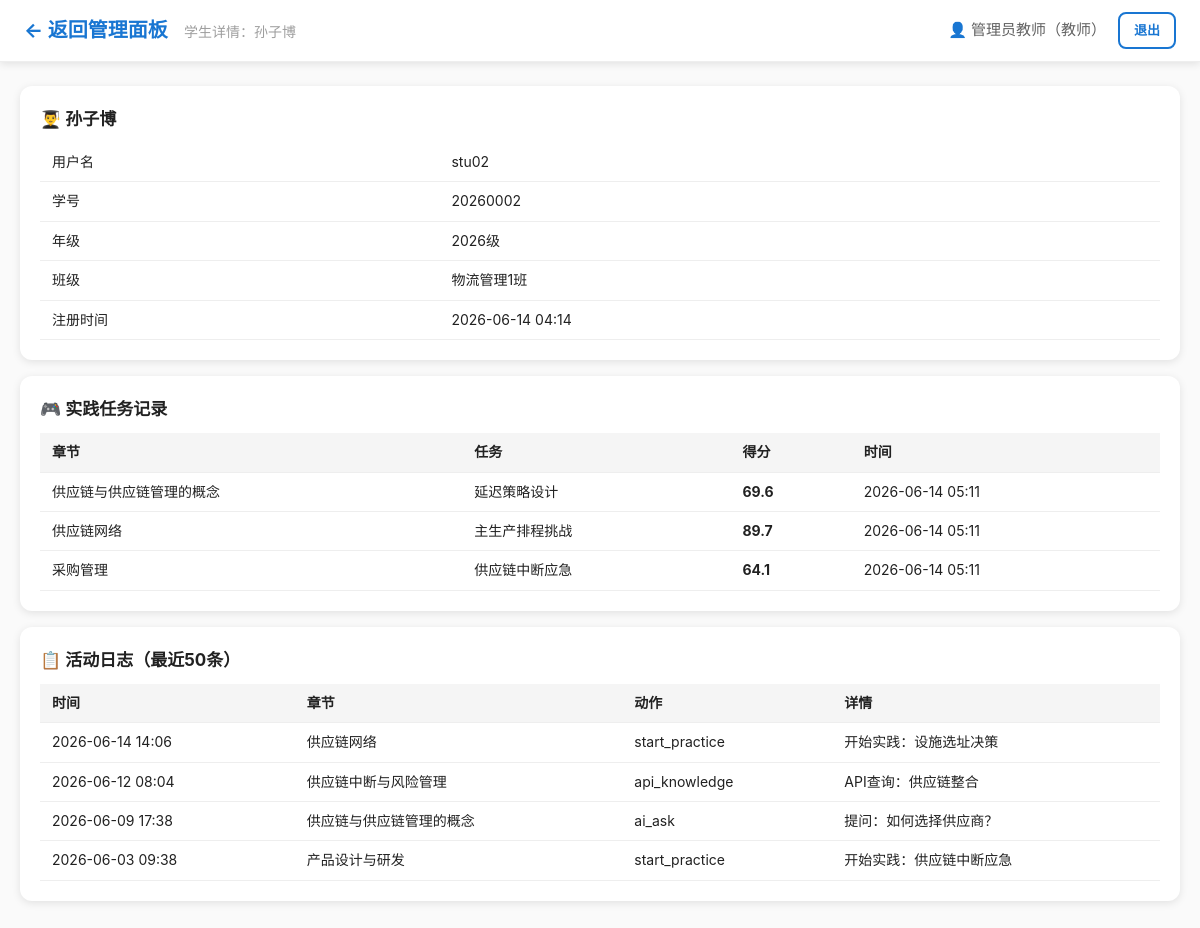
/teacher/student/3 (signed in), run on the app's committed database.
### tables this page shows
CREATE TABLE users (
            id INTEGER PRIMARY KEY AUTOINCREMENT,
            username TEXT UNIQUE NOT NULL,
            password_hash TEXT NOT NULL,
            role TEXT NOT NULL CHECK(role IN ('teacher','student')),
            realname TEXT NOT NULL,
            student_id TEXT,
            grade TEXT,
            class_name TEXT,
            created_at TIMESTAMP DEFAULT CURRENT_TIMESTAMP
        );

CREATE TABLE practice_results (
            id INTEGER PRIMARY KEY AUTOINCREMENT,
            user_id INTEGER NOT NULL,
            username TEXT NOT NULL,
            chapter TEXT NOT NULL,
            task_name TEXT NOT NULL,
            score REAL,
            detail TEXT,
            created_at TIMESTAMP DEFAULT CURRENT_TIMESTAMP,
            FOREIGN KEY(user_id) REFERENCES users(id)
        );

CREATE TABLE activity_log (
            id INTEGER PRIMARY KEY AUTOINCREMENT,
            user_id INTEGER NOT NULL,
            username TEXT NOT NULL,
            chapter TEXT NOT NULL,
            action TEXT NOT NULL,
            detail TEXT,
            created_at TIMESTAMP DEFAULT CURRENT_TIMESTAMP,
            FOREIGN KEY(user_id) REFERENCES users(id)
        );

### app.py (the view)
@app.route('/teacher/student/<int:student_id>')
@teacher_required
def student_detail(student_id):
    db = get_db()
    student = db.execute("SELECT * FROM users WHERE id=? AND role='student'", (student_id,)).fetchone()
    if not student:
        db.close()
        flash('学生不存在', 'error')
        return redirect(url_for('teacher_dashboard'))
    activities = db.execute(
        "SELECT * FROM activity_log WHERE user_id=? ORDER BY created_at DESC LIMIT 50",
        (student_id,)
    ).fetchall()
    practices = db.execute(
        "SELECT * FROM practice_results WHERE user_id=? ORDER BY created_at DESC",
        (student_id,)
    ).fetchall()
    db.close()
    return render_template('student_detail.html', student=student, activities=activities, practices=practices)

### app.py (called while the page is built)
def get_db():
    db = sqlite3.connect(DATABASE)
    db.row_factory = sqlite3.Row
    db.execute("PRAGMA journal_mode=WAL")
    return db

def teacher_required(f):
    @wraps(f)
    def decorated(*args, **kwargs):
        if 'user_id' not in session:
            return redirect(url_for('login_page'))
        if session.get('role') != 'teacher':
            flash('需要教师权限', 'error')
            return redirect(url_for('dashboard'))
        return f(*args, **kwargs)
    return decorated

### templates/student_detail.html (shortened to what this page needs)
<!DOCTYPE html>
<html lang="zh-CN">
<head>
    <link rel="stylesheet" href="{{ url_for('static', filename='css/style.css') }}">
</head>
<body>
    <nav class="navbar">
        <div class="nav-left">
            <a href="{{ url_for('teacher_dashboard') }}" class="nav-brand">← 返回管理面板</a>
            <span class="nav-subtitle">学生详情：{{ student.realname }}</span>
        </div>
        <div class="nav-right">
            <span class="nav-user">👤 {{ session.get('realname') }}（教师）</span>
            <a href="{{ url_for('logout') }}" class="btn btn-sm btn-outline">退出</a>
        </div>
    </nav>
    <div class="container">
        <div class="content-card">
            <h3>👨‍🎓 {{ student.realname }}</h3>
            <table class="data-table">
                <tr><td>用户名</td><td>{{ student.username }}</td></tr>
                <tr><td>学号</td><td>{{ student.student_id or '-' }}</td></tr>
                <tr><td>年级</td><td>{{ student.grade or '-' }}</td></tr>
                <tr><td>班级</td><td>{{ student.class_name or '-' }}</td></tr>
                <tr><td>注册时间</td><td>{{ student.created_at[:16] }}</td></tr>
            </table>
        </div>
        <div class="content-card">
            <h3>🎮 实践任务记录</h3>
            {% if practices %}
            <table class="data-table">
                <tr><th>章节</th><th>任务</th><th>得分</th><th>时间</th></tr>
                {% for p in practices %}
                <tr>
                    <td>{{ p.chapter }}</td>
                    <td>{{ p.task_name }}</td>
                    <td><strong>{{ p.score }}</strong></td>
                    <td>{{ p.created_at[:16] }}</td>
                </tr>
                {% endfor %}
            </table>
            {% else %}
            <p class="text-muted">暂无实践记录</p>
            {% endif %}
        </div>
        <div class="content-card">
            <h3>📋 活动日志（最近50条）</h3>
            {% if activities %}
            <table class="data-table">
                <tr><th>时间</th><th>章节</th><th>动作</th><th>详情</th></tr>
                {% for a in activities %}
                <tr>
                    <td>{{ a.created_at[:16] }}</td>
                    <td>{{ a.chapter }}</td>
                    <td>{{ a.action }}</td>
                    <td>{{ a.detail[:60] if a.detail else '-' }}</td>
                </tr>
                {% endfor %}
            </table>
            {% else %}
            <p class="text-muted">暂无活动记录</p>
            {% endif %}
        </div>
    </div>
</body>
</html>

### static/css/style.css (style rules this page uses)
*, *::before, *::after { box-sizing: border-box; margin: 0; padding: 0; }
:root { --primary: #1976D2; --primary-dark: #1565C0; --primary-light: #E3F2FD; --success: #4CAF50; --warning: #FF9800; --danger: #F44336; --gray-50: #FAFAFA; --gray-100: #F5F5F5; --gray-200: #EEEEEE; --gray-300: #E0E0E0; --gray-500: #9E9E9E; --gray-700: #616161; --gray-900: #212121; --white: #FFFFFF; --shadow: 0 2px 8px rgba(0,0,0,0.1); --shadow-lg: 0 4px 24px rgba(0,0,0,0.12); --radius: 12px; --radius-sm: 8px; }
body { font-family: -apple-system, BlinkMacSystemFont, "Segoe UI", "PingFang SC", "Hiragino Sans GB", "Microsoft YaHei", sans-serif; font-size: 15px; line-height: 1.6; color: var(--gray-900); background: var(--gray-50); }
a { color: var(--primary); text-decoration: none; }
.btn { display: inline-block; padding: 10px 20px; border: none; border-radius: var(--radius-sm); font-size: 15px; font-weight: 600; cursor: pointer; transition: all 0.2s; text-align: center; text-decoration: none; }
.btn-outline { background: var(--white); color: var(--primary); border: 2px solid var(--primary); }
.btn-sm { padding: 6px 14px; font-size: 13px; }
.navbar { background: var(--white); border-bottom: 1px solid var(--gray-200); padding: 12px 24px; display: flex; justify-content: space-between; align-items: center; position: sticky; top: 0; z-index: 100; box-shadow: var(--shadow); }
.nav-brand { font-size: 20px; font-weight: 700; color: var(--primary); }
.nav-subtitle { color: var(--gray-500); margin-left: 12px; font-size: 14px; }
.nav-right { display: flex; align-items: center; gap: 12px; }
.nav-user { color: var(--gray-700); font-weight: 500; }
.container { max-width: 1200px; margin: 0 auto; padding: 24px 20px; }
.content-card { background: var(--white); border-radius: var(--radius); padding: 20px; margin-bottom: 16px; box-shadow: var(--shadow); }
.content-card h3 { margin-bottom: 10px; font-size: 17px; }
.data-table { width: 100%; border-collapse: collapse; font-size: 14px; }
.data-table th, .data-table td { padding: 8px 12px; border-bottom: 1px solid var(--gray-200); text-align: left; }
.data-table th { background: var(--gray-100); font-weight: 600; }

### data on the page
users: realname "孙子博", username "stu02", student "20260002", grade "2026级", class_name "物流管理1班", created_at "2026-06-14 04:14"
practice_results: chapter "供应链与供应链管理的概念", task_name "延迟策略设计", score "69.6", created_at "2026-06-14 05:11"
practice_results: chapter "供应链网络", task_name "主生产排程挑战", score "89.7", created_at "2026-06-14 05:11"
practice_results: chapter "采购管理", task_name "供应链中断应急", score "64.1", created_at "2026-06-14 05:11"
activity_log: created_at "2026-06-14 14:06", chapter "供应链网络", action "start_practice", detail "开始实践：设施选址决策"
activity_log: created_at "2026-06-12 08:04", chapter "供应链中断与风险管理", action "api_knowledge", detail "API查询：供应链整合"
activity_log: created_at "2026-06-09 17:38", chapter "供应链与供应链管理的概念", action "ai_ask", detail "提问：如何选择供应商？"
activity_log: created_at "2026-06-03 09:38", chapter "产品设计与研发", action "start_practice", detail "开始实践：供应链中断应急"

### other printed values
{{ session.get('realname') }} "管理员教师"
